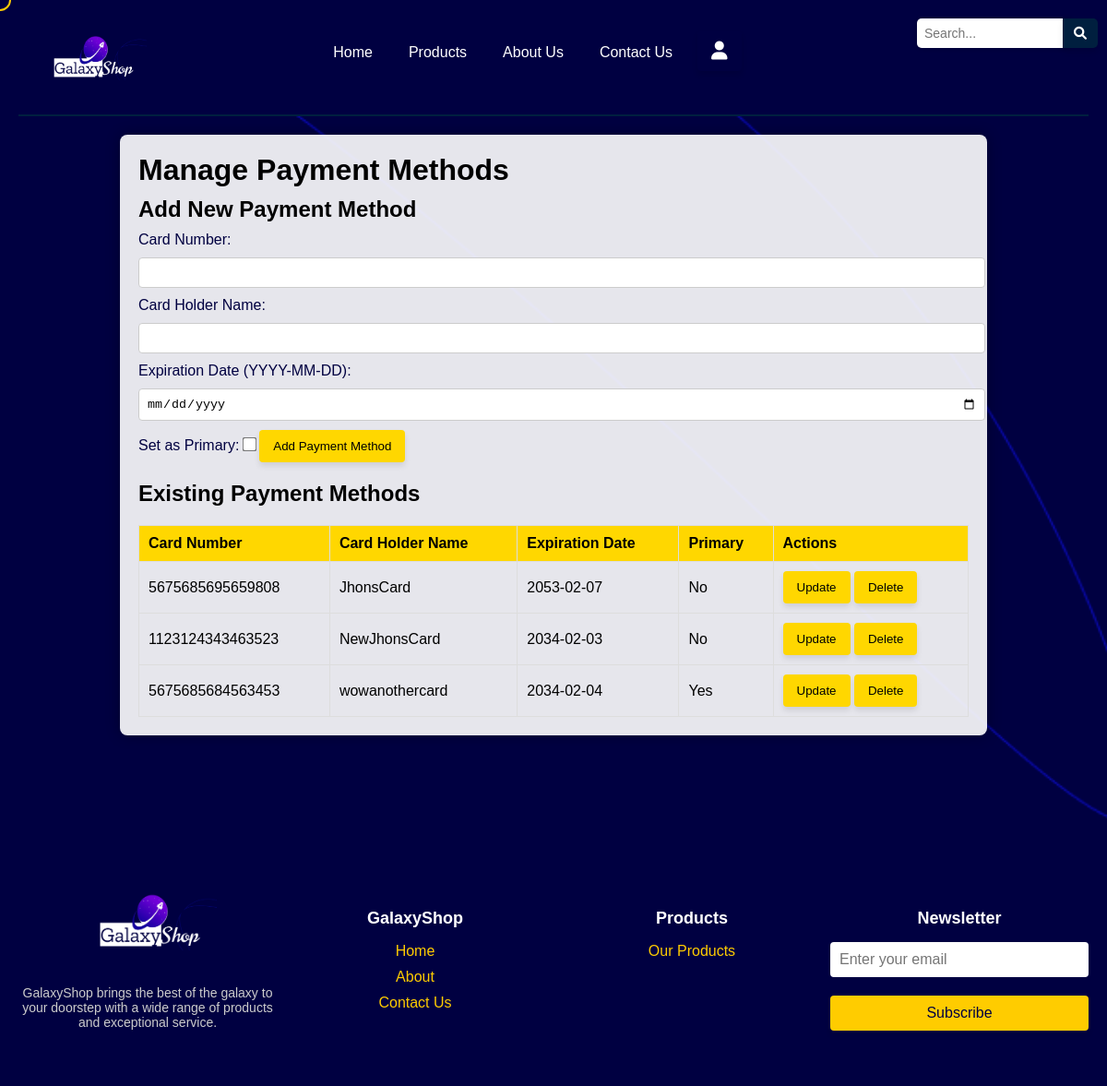
Screenshot of /manage_payment.php (signed in) with the database file from the repository.
### tables this page shows
CREATE TABLE `payment_methods` (
  `id` int(11) NOT NULL,
  `user_id` int(11) NOT NULL,
  `card_number` varchar(16) NOT NULL,
  `card_holder_name` varchar(255) NOT NULL,
  `expiration_date` date NOT NULL,
  `is_primary` tinyint(1) DEFAULT 0,
  `payment_type` enum('card','cash') NOT NULL,
  `created_at` timestamp NOT NULL DEFAULT current_timestamp(),
  `updated_at` timestamp NOT NULL DEFAULT current_timestamp() ON UPDATE current_timestamp()
);

### manage_payment.php (the view, shortened to what this page needs)
<?php
include 'connectionfile.php';
$userEmail = $_SESSION['user_id'];
$stmt = $conn->prepare("SELECT id FROM users WHERE email = ?");
$stmt->bind_param("s", $userEmail);
$stmt->execute();
$stmt->store_result();
if ($stmt->num_rows === 1) {
    $stmt->bind_result($userId);
} else {
    $_SESSION['message'] = "User does not exist.";
    header('Location: UserLogin.php');
    exit();
}
$stmt = $conn->prepare("SELECT id, card_number, card_holder_name, expiration_date, is_primary FROM payment_methods WHERE user_id = ?");
$stmt->bind_param("i", $userId);
$stmt->execute();
$stmt->store_result();
$stmt->bind_result($paymentId, $cardNumber, $cardHolderName, $expirationDate, $isPrimary);
$paymentMethods = [];
while ($stmt->fetch()) {
    $paymentMethods[] = [
        'id' => $paymentId,
        'card_number' => $cardNumber,
        'card_holder_name' => $cardHolderName,
        'expiration_date' => $expirationDate,
        'is_primary' => $isPrimary
    ];
}
?>
<!DOCTYPE html>
<html lang="en">
<head>
    <link rel="stylesheet" href="manage_payment.css">
    <link rel="stylesheet" href="profile.css">
    <link rel="stylesheet" href="Home.css">
    <link rel="stylesheet" href="https://cdnjs.cloudflare.com/ajax/libs/font-awesome/6.0.0-beta3/css/all.min.css">
</head>
<body>
<header>
    <nav class="navbar">
        <div class="logo">
            <img src="Logo.png" alt="MyLogo" class="logo-img">
        </div>
        <ul class="nav-links">
            <li><a href="Home.php">Home</a></li>
            <li><a href="products.php">Products</a></li>
            <li><a href="AboutUs.php">About Us</a></li>
            <li><a href="ContactUs.php">Contact Us</a></li>
            <li class="profile-container">
                <button class="profile-toggle"><i class="fas fa-user"></i></button>
            </li>
        </ul>
         <div class="search-container">
        <form action="searched.php" method="GET">
            <input type="text" name="query" placeholder="Search..." required>
            <button type="submit"><i class="fas fa-search"></i></button>
        </form>
    </div>
    </nav>
</header>
    <main>
        <h1>Manage Payment Methods</h1>
        <form id="add-form" action="manage_payment.php" method="post">
            <h2>Add New Payment Method</h2>
            <label for="card_number">Card Number:</label>
            <input type="text" id="card_number" name="card_number" maxlength="16" required>
            <label for="card_holder_name">Card Holder Name:</label>
            <input type="text" id="card_holder_name" name="card_holder_name" required>
            <label for="expiration_date">Expiration Date (YYYY-MM-DD):</label>
            <input type="date" id="expiration_date" name="expiration_date" required>
            <label for="is_primary">Set as Primary:</label>
            <input type="checkbox" id="is_primary" name="is_primary">
            <button type="submit" name="add_payment">Add Payment Method</button>
        </form>
        <h2>Existing Payment Methods</h2>
        <?php if (!empty($paymentMethods)): ?>
            <table>
                <thead>
                    <tr>
                        <th>Card Number</th>
                        <th>Card Holder Name</th>
                        <th>Expiration Date</th>
                        <th>Primary</th>
                        <th>Actions</th>
                    </tr>
                </thead>
                <tbody>
                    <?php foreach ($paymentMethods as $method): ?>
                        <tr>
                            <td><?php echo htmlspecialchars($method['card_number']); ?></td>
                            <td><?php echo htmlspecialchars($method['card_holder_name']); ?></td>
                            <td><?php echo htmlspecialchars($method['expiration_date']); ?></td>
                            <td><?php echo $method['is_primary'] ? 'Yes' : 'No'; ?></td>
                            <td>
                                <button type="button" onclick="showUpdateForm(<?php echo $method['id']; ?>, '<?php echo htmlspecialchars($method['card_number']); ?>', '<?php echo htmlspecialchars($method['card_holder_name']); ?>', '<?php echo htmlspecialchars($method['expiration_date']); ?>', <?php echo $method['is_primary']; ?>)">Update</button>
                                <form action="manage_payment.php" method="post" style="display:inline;" onsubmit="return confirmDelete()">
                                    <button type="submit" name="delete_payment">Delete</button>
                                </form>
                            </td>
                        </tr>
                    <?php endforeach; ?>
                </tbody>
            </table>
        <?php else: ?>
            <p>You have no cards.</p>
        <?php endif; ?>
    </main>
       <footer class="footer">
        <div class="footer-content">
            <div class="footer-left">
                <img src="Logo.png" alt="GalaxyShop Logo" class="footer-logo">
                <p class="footer-description">GalaxyShop brings the best of the galaxy to your doorstep with a wide range of products and exceptional service.</p>
            </div>
            <div class="footer-links">
                <div class="links-section">
                    <h3>GalaxyShop</h3>
                    <ul>
                        <li><a href="Home.php">Home</a></li>
                        <li><a href="AboutUs.php">About</a></li>
                        <li><a href="ContactUs.php">Contact Us</a></li>
                    </ul>
                </div>
                <div class="links-section">
                    <h3>Products</h3>
                    <ul>
                        <li><a href="products.php">Our Products</a></li>
                    </ul>
                </div>
            </div>
            <div class="newsletter">
                <h3>Newsletter</h3>
                <form action="subscribe.php" method="POST">
                    <input type="email" name="email" placeholder="Enter your email" required>
                    <button type="submit">Subscribe</button>
                </form>
            </div>
        </div>
    </footer>
</body>
</html>

### manage_payment.css (style rules this page uses)
body { font-family: Arial, sans-serif; margin: 0; padding: 0; background: url('CtaBg.png') no-repeat center center fixed; background-size: cover; color: #333; animation: fadeInBody 1s ease-in-out; }
main { padding: 20px; background: rgba(255, 255, 255, 0.9); border-radius: 8px; box-shadow: 0 0 15px rgba(0, 0, 0, 0.3); max-width: 900px; margin: 20px auto; opacity: 0; animation: fadeInMain 1s ease-in-out 0.5s forwards; }
h1, h2 { color: #000; margin: 0 0 10px; font-family: 'Arial', sans-serif; animation: fadeInHeading 1s ease-in-out; }
form { margin-bottom: 20px; }
input[type="text"], input[type="date"] { display: block; margin: 10px 0; padding: 8px; border: 1px solid #ccc; border-radius: 4px; width: 100%; transition: border-color 0.3s ease; }
input[type="checkbox"] { width: auto; margin: 0; transform: scale(1.2); transition: transform 0.3s ease; }
button { background-color: #FFD700; color: black; border: none; padding: 10px 15px; border-radius: 4px; cursor: pointer; transition: background-color 0.3s ease, transform 0.3s ease, box-shadow 0.3s ease; box-shadow: 0 4px 6px rgba(0, 0, 0, 0.1); }
.profile-toggle { background: none; border: none; cursor: pointer; font-size: 20px; color: #ffffff; transition: color 0.3s ease; margin-top: -18px; }
.search-container button { padding: 8px 12px; border: none; background-color: #001f3f; color: white; border-radius: 0 5px 5px 0; cursor: pointer; font-size: 14px; transition: background-color 0.3s, transform 0.3s; top: -42px !important; float: right !important; left: 30px !important; }
table { width: 100%; border-collapse: collapse; color: black; margin-top: 20px; opacity: 0; animation: fadeInTable 1s ease-in-out 1s forwards; }
table, th, td { border: 1px solid #ddd; }
th, td { padding: 10px; text-align: left; transition: background-color 0.3s ease; }
thead { background-color: #ffd700; color: black; }
p { color: black; }

### profile.css (style rules this page uses)
body { margin: 0; font-family: 'Zilla Slab Highlight', serif; background-color: #000041; color: #ffffff; }
.footer { background-color: #000041; color: #ffffff; padding: 40px 20px; text-align: center; }
.footer-content { display: flex; flex-wrap: wrap; justify-content: space-between; gap: 20px; }
.footer-logo { max-width: 150px; }
.footer-description { font-size: 16px; }
.footer-links { display: flex; gap: 40px; }
.links-section h3 { font-size: 20px; margin-bottom: 10px; }
.links-section ul { list-style-type: none; padding: 0; }
.links-section ul li { margin-bottom: 5px; }
.links-section ul li a { color: #ffffff; text-decoration: none; }
.newsletter { max-width: 300px; margin: 0 auto; }
.newsletter form { display: flex; gap: 10px; }
.newsletter input { padding: 10px; border: none; border-radius: 4px; font-size: 16px; }
.newsletter button { background-color: #ffcc00; color: #ffffff; border: none; padding: 10px; border-radius: 4px; cursor: pointer; font-size: 16px; transition: background-color 0.3s ease; }

### manage_payment.php (style rules this page uses)
.search-container button { padding: 8px 12px; border: none; background-color: #001f3f; color: white; border-radius: 0 5px 5px 0; cursor: pointer; font-size: 14px; transition: background-color 0.3s, transform 0.3s; top: -42px !important; float: right !important; left: 30px !important; }
.footer { margin-top: 130px; }

### rows the page displays
payment_methods: card_number "5675685695659808", card_holder_name "JhonsCard", expiration_date "2053-02-07", is_primary "No"
payment_methods: card_number "1123124343463523", card_holder_name "NewJhonsCard", expiration_date "2034-02-03", is_primary "No"
payment_methods: card_number "5675685684563453", card_holder_name "wowanothercard", expiration_date "2034-02-04", is_primary "Yes"
